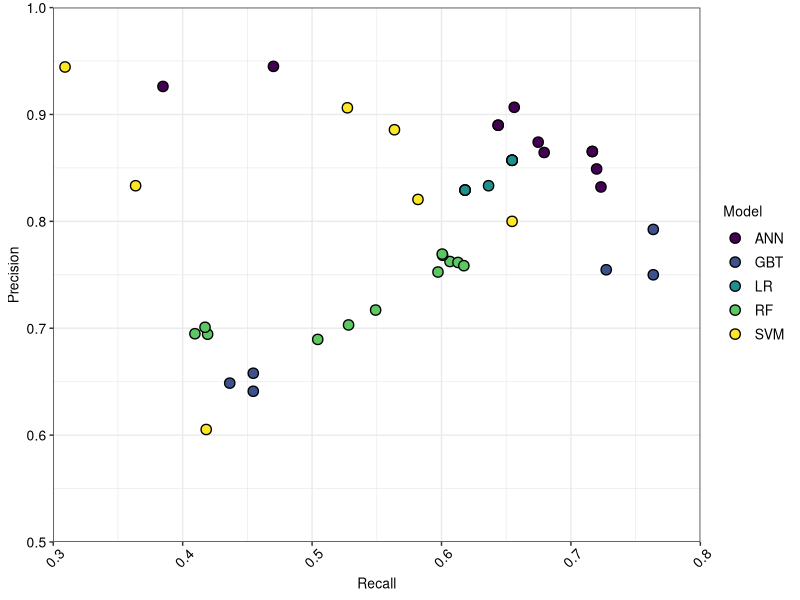
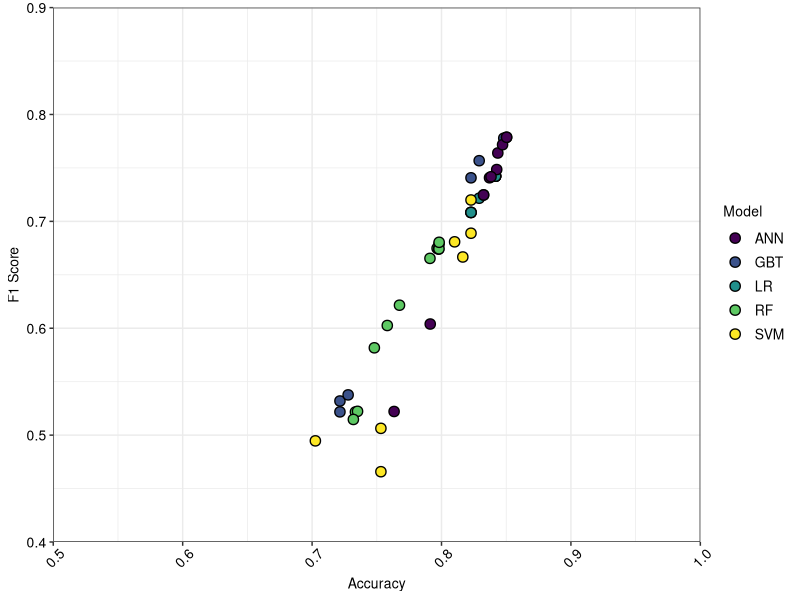
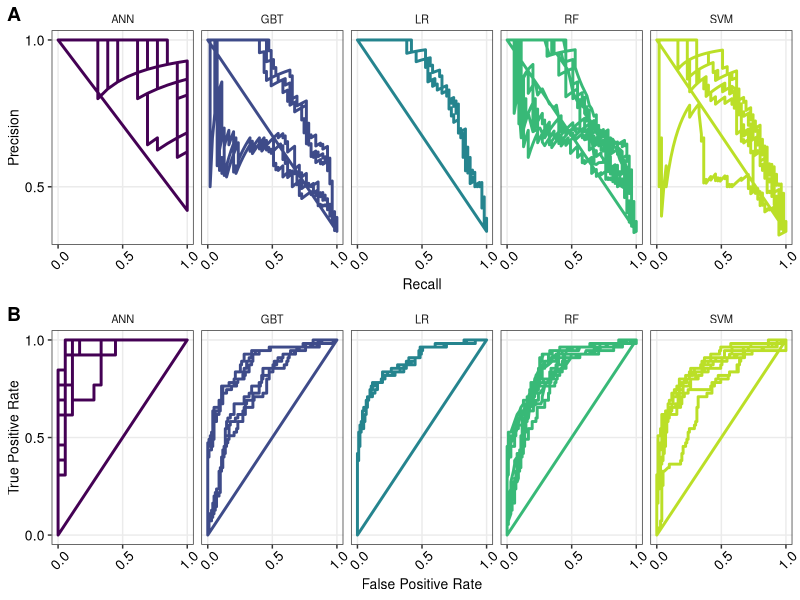

Recreate these plots in R, in order.
library(tidyverse)
library(scales)
library(viridis)
library(ggpubr)

met <- read.csv("RS_MULTI_MET.csv",header=TRUE,fileEncoding='UTF-8-BOM')
met$Model <- as.factor(met$Model)

prc <- read.csv("RS_MULTI_PRC.csv",header=TRUE,fileEncoding='UTF-8-BOM')
prc$M <- as.factor(prc$M)
prc$M2 <- as.factor(sub("\\..*", "", prc$M))

roc <- read.csv("RS_MULTI_ROC.csv",header=TRUE,fileEncoding='UTF-8-BOM')
roc$M <- as.factor(roc$M)
roc$M2 <- as.factor(sub("\\..*", "", roc$M))

t1 <- theme_bw()+
  theme(text=element_text(size=10,color="black"),
        legend.text=element_text(size=10,color="black"),
        axis.title.x=element_text(size=10,color="black"),
        axis.title.y=element_text(size=10,color="black"),
        axis.text.y=element_text(size=10,color="black"),
        axis.text.x=element_text(size=10,color="black",angle=45,vjust=0.7),
        strip.background=element_blank()
        )

l1 <- list(
  t1,
  geom_point(pch=21,size=3,stroke=0.7,color='black'),
  scale_fill_viridis(discrete=T)
)

p1 <- ggplot(met,aes(fill=Model,x=Recall,y=Precision))+l1+
  scale_x_continuous(expand=c(0,0),labels=scales::number_format(accuracy=0.1),
                     limits=c(0.3,0.8),breaks=c(0.3,0.4,0.5,0.6,0.7,0.8))+
  scale_y_continuous(expand=c(0,0),labels=scales::number_format(accuracy=0.1),
                     limits=c(0.5,1),breaks=c(0.5,0.6,0.7,0.8,0.9,1))+
  xlab('Recall')+ylab('Precision')
  

p2 <- ggplot(met,aes(fill=Model,x=Accuracy,y=F1_Score))+l1+
  scale_x_continuous(expand=c(0,0),labels=scales::number_format(accuracy=0.1),
                     limits=c(0.5,1),breaks=c(0.5,0.6,0.7,0.8,0.9,1))+
  scale_y_continuous(expand=c(0,0),labels=scales::number_format(accuracy=0.1),
                     limits=c(0.4,0.9),breaks=c(0.4,0.5,0.6,0.7,0.8,0.9))+
  xlab('Accuracy')+ylab('F1 Score')

tiff("RS_REC-PRE.tiff",height=2,width=3.25,units='in',res=300,compression="lzw")
p1
dev.off()

tiff("RS_ACC-F1S.tiff",height=2,width=3.25,units='in',res=300,compression="lzw")
p2
dev.off()

l2 <- list(
  t1,
  theme(legend.position='none',
        panel.grid.minor=element_blank()),
  scale_x_continuous(breaks=c(0,0.5,1)),
  scale_y_continuous(breaks=c(0,0.5,1)),
  scale_color_viridis(discrete=T,end=0.9),
  facet_wrap(M2~.,ncol=5)
)
l3 <- list(
  geom_path(aes(x=R,y=P,color=M2),linewidth=1),
  xlab('Recall'),
  ylab('Precision')
)
l4 <- list(
  geom_path(aes(x=F,y=T,color=M2),linewidth=1),
  xlab('False Positive Rate'),
  ylab('True Positive Rate')
)

p3 <- ggplot(prc)+l2+l3
p4 <- ggplot(roc)+l2+l4

tiff("RS_CURVES.tiff",height=4,width=6.5,units='in',res=300,compression="lzw")
ggarrange(p3,p4,nrow=2,labels=c("A","B"))
dev.off()